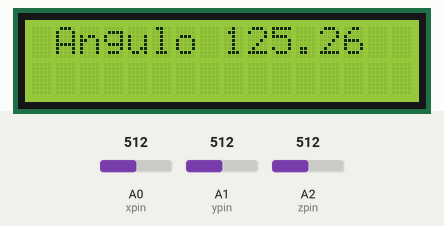
Bench run of a sketch on a simulated Arduino Uno, built with avr-gcc and run on an emulated ATmega328P. On the bench: 16×2 character LCD. The test bench sets the inputs (shaded band); at power-on: A0 (xpin) = 512, A1 (ypin) = 512, A2 (zpin) = 512. What the sketch prints to the serial monitor is not drawn.

Above: at 1.2 s.
1.3 s: A0 (xpin) set to 716
At 2.7 s:
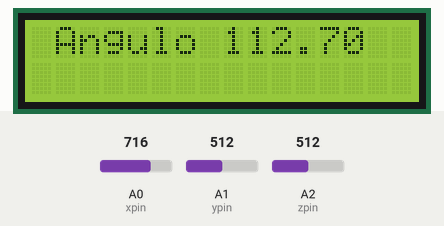
3.0 s: A1 (ypin) set to 716
At 3.6 s:
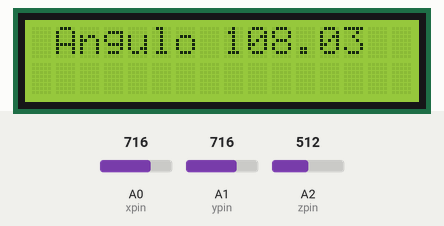
4.6 s: A2 (zpin) set to 451
At 5.6 s:
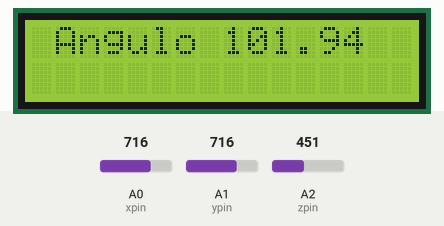
6.1 s: A2 (zpin) set to 417
At 7.3 s:
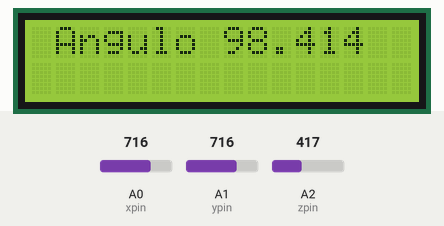
7.6 s: A0 (xpin) set to 900
At 8.2 s:
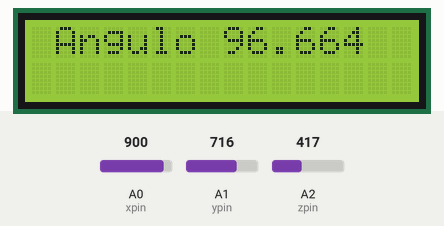
9.1 s: A1 (ypin) set to 900
At 10.0 s:
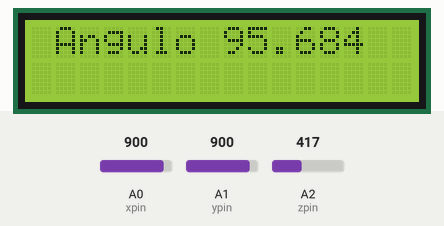
Timing chart, 0 to 11.6 s (numbered marks = the images above; inputs shaded):
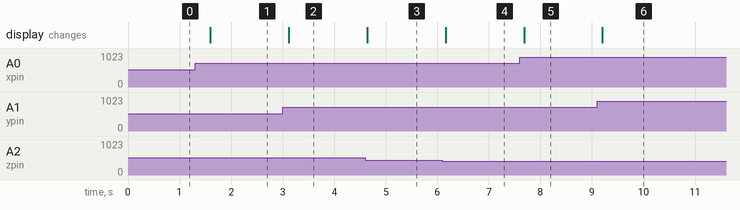

The sketch:

4.3.5.ino
```cpp
#include <LiquidCrystal.h>  // include the library code:
LiquidCrystal lcd(12, 11, 5, 4, 3, 2);// initialize the interface pins
int xpin=A0;
int ypin=A1;
int zpin=A2;

void setup() {
  Serial.begin(9600);
  lcd.begin(16, 2);
}

void loop() {
  float X_out=analogRead(xpin);

  float Y_out=analogRead(ypin);

  float Z_out=analogRead(zpin);

  float  Xg=-1*((X_out*5)/1024-1.65)/0.330;
  float Yg=-1*((Y_out*5)/1024-1.65)/0.330;
  float Zg=-1*((Z_out*5)/1024-1.65)/0.330;
  Serial.print("X: ");
  Serial.print(Xg);
  Serial.print("\t");
  Serial.print("Y: ");
  Serial.print(Yg);
  Serial.print("\t");
  Serial.print("Zg: ");
  Serial.print(Zg);
  Serial.print("\n");

  float  roll = ( ( (atan2(Yg,Zg) * 180) / 3.14 ) + 180 );
  float pitch = ( ( (atan2(Zg,Xg) * 180) / 3.14 ) + 180 );

  Serial.print("Roll = ");
  Serial.print(roll);
  Serial.print("\t");
  Serial.print("Pitch = ");
  Serial.print(pitch);

  float aux=sqrt(pow(Xg,2)+pow(Yg,2));

  float angulo = atan2(aux,Zg)*180/PI;

  lcd.setCursor(1, 0);
  lcd.print("Angulo ");
  lcd.print(angulo);

  Serial.print("\t");
  Serial.print("Angulo = ");
  Serial.print(angulo);
  Serial.print("\n\n");

  delay(500);
}
```

Measured:
- after the input at 1.3 s, the display: changes after 0.29 s (image 1)
- after the input at 3.0 s, the display: changes after 0.12 s (image 2)
- after the input at 4.6 s, the display: changes at once (image 3)
- after the input at 6.1 s, the display: changes after 0.06 s (image 4)
- after the input at 7.6 s, the display: changes after 0.08 s (image 5)
- after the input at 9.1 s, the display: changes after 0.10 s (image 6)
